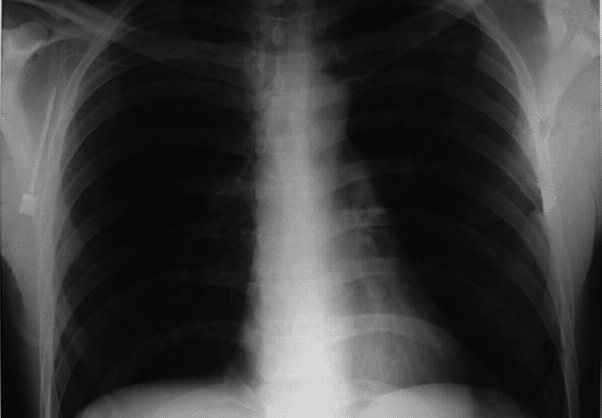
#> input picture Mid-Term/chestXray-dark.tif, 602 x 418 px
$ jupyter execute p1.ipynb
#> lines starting #> are read from the running program, lines starting #| are printed output that depends on the picture
[cell 1]
import cv2
import numpy as np
from matplotlib import pyplot as plt
from matplotlib import image
from skimage import io
from skimage import filters
from skimage.io import imread, imsave
from PIL import Image, ImageChops, ImageFilter, ImageOps
import sys

[cell 2]
# this allows to see full output of any numpy arrays
np.set_printoptions(threshold=sys.maxsize)

[cell 3]
im = Image.open('chestXray-dark.tif')
#> im is the input picture: PIL image 602x418 L; min 3, max 227, mean 60.1
im_cv = cv2.imread('chestXray-dark.tif',0)
im_np = np.asarray(im)
im_np_2 = im_np

[cell 4]
imgplot = plt.imshow(im, 'gray')

[cell 5]
plt.hist(x=im_np.ravel(), bins=256, range=[0, 256], color='black')
plt.title("Histogram Showing Pixel Intensities And Counts", color='black')
plt.ylabel("Number Of Pixels Belonging To The Pixel Intensity", color="black")
plt.xlabel("Pixel Intensity", color="black")
plt.show()
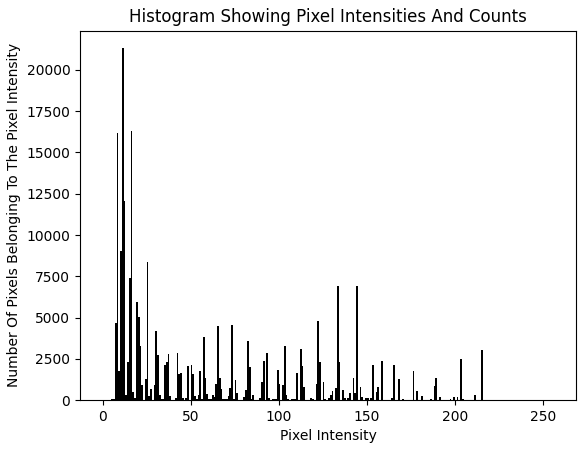
#> figure drawn by matplotlib, 1 panel; tallest bar 21309 high, from x = 11 to 12

The answer to the question -> The actual function

[cell 6]
def intensityMultiplier(scaling_factor,im_np):
#> called with scaling_factor = 2
    im_np = im_np * scaling_factor
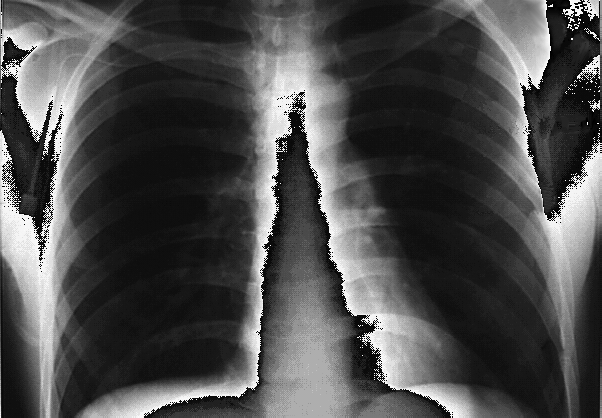
#> im_np: shape (418, 602); min 0, max 252, mean 76.1
    return im_np

Experimenting with different scaling factors for our function and plotting them

[cell 7]
im2_np = intensityMultiplier(2,im_np)
im3_np = intensityMultiplier(3,im_np)
#> call 2 of intensityMultiplier, with scaling_factor = 3
#> in intensityMultiplier (call 2), `im_np = im_np * scaling_factor`:
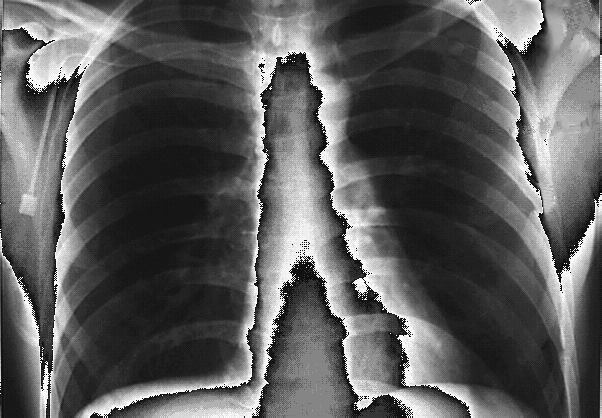
#> im_np: shape (418, 602); min 2, max 255, mean 92.3
im4_np = intensityMultiplier(4,im_np)
#> call 3 of intensityMultiplier, with scaling_factor = 4
#> in intensityMultiplier (call 3), `im_np = im_np * scaling_factor`:
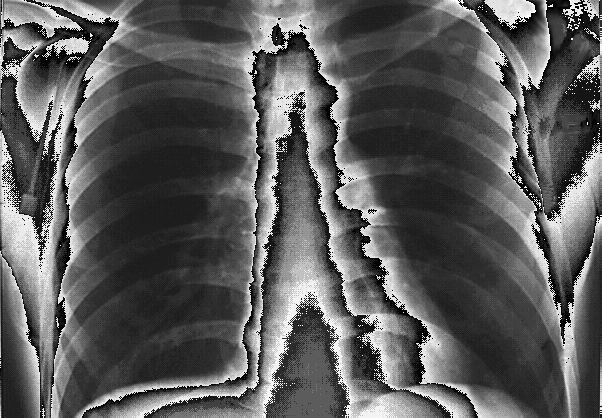
#> im_np: shape (418, 602); min 0, max 252, mean 91.3

[cell 8]
# code for displaying multiple images in one figure

# create figure
fig = plt.figure(figsize=(10, 7))

# setting values to rows and column variables
rows = 2
columns = 2

# Adds a subplot at the 1st position
fig.add_subplot(rows, columns, 1)

# showing image
plt.imshow(im_np, "gray")
plt.axis('off')
plt.title("Original")

# Adds a subplot at the 2nd position
fig.add_subplot(rows, columns, 2)

# showing image
plt.imshow(im2_np, "gray")
plt.axis('off')
plt.title("Scaled Image by 2 factor")

# Adds a subplot at the 3rd position
fig.add_subplot(rows, columns, 3)

# showing image
plt.imshow(im3_np, "gray")
plt.axis('off')
plt.title("Scaled Image by 3 factor")

# Adds a subplot at the 4th position
fig.add_subplot(rows, columns, 4)

# showing image
plt.imshow(im4_np, "gray")
plt.axis('off')
plt.title("Scaled Image by 4 factor");
